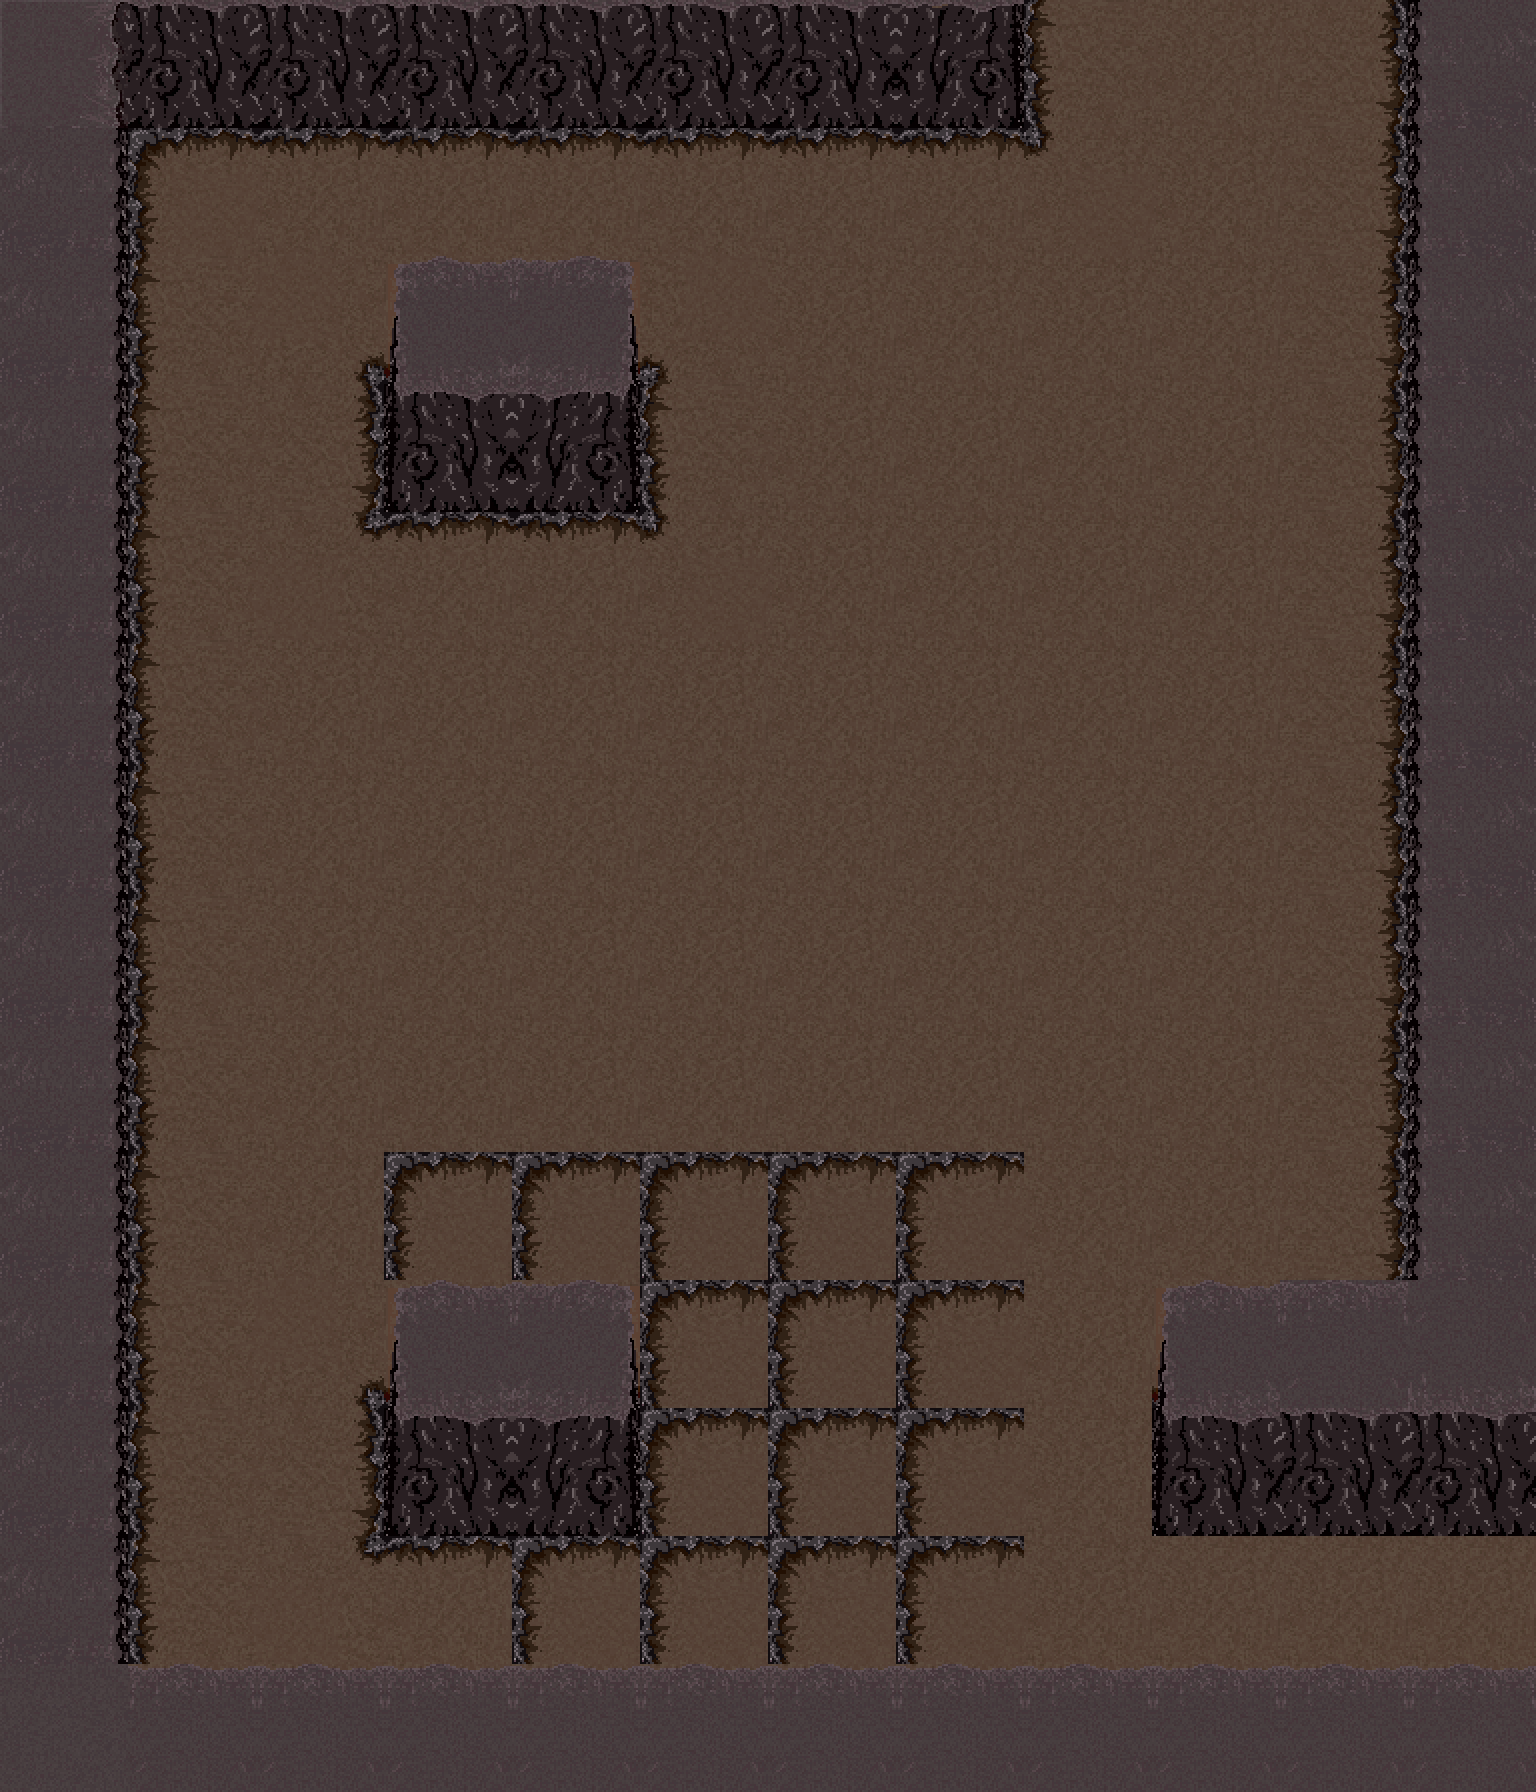

A level layout from a 2D game, rendered from its tile map. Below: a short description, then the map file with tile-grid data replaced by summaries:
An orthogonal 12x14 tile map with 128x128 px tiles, 4 tile layers (sol, mur, toit, toit2), 2 tilesets and 8 objects.

<map version="1.0" tiledversion="1.1.4" orientation="orthogonal" renderorder="left-up" width="12" height="14" tilewidth="128" tileheight="128" infinite="0" nextobjectid="9">
 <tileset firstgid="1" source="Tileset-Sol-niveau-1-128.128.tsx" />
 <tileset firstgid="17" source="Tileset-Wall-Niveau-1-128.128.tsx" />
 <layer name="sol" width="12" height="14">
  <data>[168 cells, 168 non-empty, 4 distinct tile ids]</data>
 </layer>
 <layer name="mur" width="12" height="14">
  <data>[168 cells, 14 non-empty, 3 distinct tile ids]</data>
 </layer>
 <layer name="toit" width="12" height="14">
  <data>[168 cells, 44 non-empty, 9 distinct tile ids]</data>
 </layer>
 <layer name="toit2" width="12" height="14">
  <data>[168 cells, 13 non-empty, 3 distinct tile ids]</data>
 </layer>
 <objectgroup name="collision-layer">
  <object id="1" x="1029.58" y="4.12">
   <polyline points="0,0 -3.0303,121.212 -903.03,130.303 -896.97,1651.52 503.03,1660.61 506.061,1533.33 130.303,1530.3 127.273,1387.88 363.636,1390.91 366.667,0 -3.0303,-6.06061" />
  </object>
  <object id="2" x="381.09" y="382.91">
   <polyline points="0,0 3.0303,124.242 245.455,130.303 254.545,9.09091" />
  </object>
  <object id="3" x="381.09" y="1410.18">
   <polyline points="0,0 3.0303,118.182 251.515,115.152 257.576,3.0303" />
  </object>
  <object id="4" x="381.333" y="381.333">
   <polyline points="0,0 256,6.66667" />
  </object>
  <object id="5" x="382.667" y="1410.67">
   <polyline points="0,0 257.333,0" />
  </object>
  <object id="6" x="1153.33" y="1409.33">
   <polyline points="0,0 238.667,-1.33333 240,-129.333" />
  </object>
  <object id="7" x="378" y="380">
   <polyline points="0,0 260,10" />
  </object>
  <object id="8" x="382" y="1406">
   <polyline points="0,0 254,2" />
  </object>
 </objectgroup>
</map>
